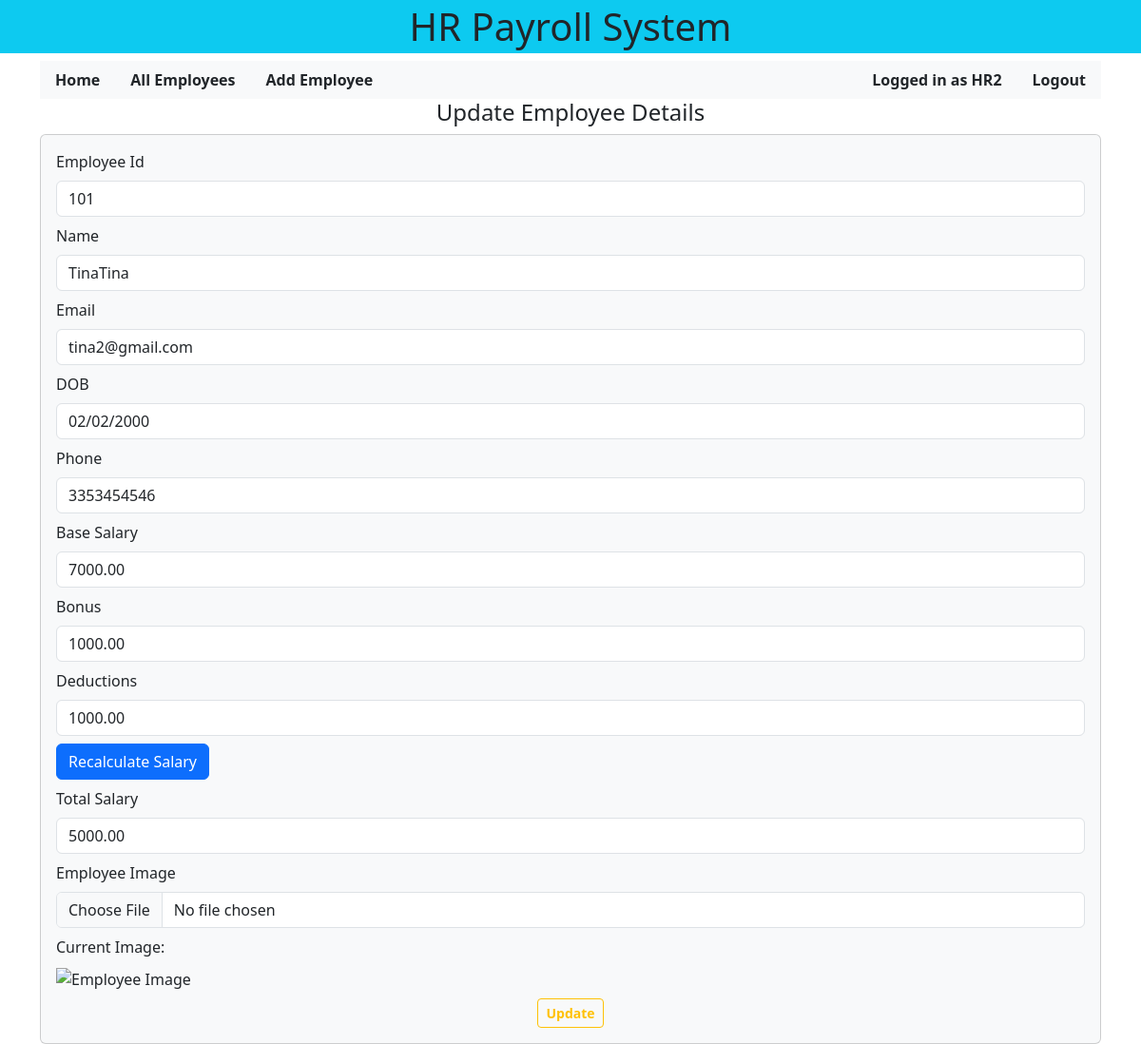
The app's page /updateemployee/1/ (signed in) with its own data.
### payroll/models.py (models this page shows, shortened)
class Employee(models.Model):
    employeeid             = models.CharField(max_length=20, unique=False)
    employeename           = models.CharField(max_length=50)
    email                  = models.CharField(max_length=50, unique=True)
    DOB                    = models.DateField(null=True, blank=True)
    phone                  = models.CharField(max_length=50)
    base_salary            = models.DecimalField(max_digits=10, decimal_places=2, null=True, blank=True)
    bonus                  = models.DecimalField(max_digits=10, decimal_places=2, null=True, blank=True, default=0)
    deductions             = models.DecimalField(max_digits=10, decimal_places=2, null=True, blank=True, default=0)
    salary                 = models.DecimalField(max_digits=10, decimal_places=2, null=True, blank=True)
    image                  = models.URLField(null=True, blank=True)
    added_by               = models.ForeignKey(User, on_delete=models.CASCADE, related_name='employees')
    """
    Returns a string representation of the employee.
    """

### payroll/views.py (the view)
# urls.py: path("updateemployee/<int:empid>/", views.updateemployee, name="updateemployee"),
@login_required
def updateemployee(request, empid):
    e = get_object_or_404(Employee, pk=empid)
    if request.user != e.added_by and not request.user.is_superuser:
        messages.error(request, "You do not have permission to update this employee.")
        return redirect("payroll:allemployees")
    return render(request, "payroll/updateemployee.html", {"singleemp": e})

### payroll/templates/payroll/updateemployee.html (shortened to what this page needs)
{% extends "base.html" %}
{% block content %}
    <h4 class="text-center">Update Employee Details</h4>
    <div class="card p-3 bg-light">
        <form action="/doupdateemployee/{{singleemp.id}}/" method="POST" enctype="multipart/form-data" onsubmit="return validateEmployeeForm()">
            <div class="mb-2">
                <label for="employeeid" class="form-label">Employee Id</label>
                <input type="text" class="form-control" placeholder="Enter the employee id"
                name="employeeid" value="{{singleemp.employeeid}}" readonly>
            </div>
            <div class="mb-2">
                <label for="employeename" class="form-label">Name</label>
                <input type="text" class="form-control" placeholder="Enter the name"
                name="employeename" value="{{singleemp.employeename}}" required oninput="validateField(this)">
            </div>
            <div class="mb-2">
                <label for="employeeemail" class="form-label">Email</label>
                <input type="email" class="form-control" placeholder="Enter the email"
                name="employeeemail" value="{{singleemp.email}}" required oninput="validateEmail(this)">
            </div>
            <div class="mb-2">
                <label for="employeeDOB" class="form-label">DOB</label>
                <input type="date" class="form-control" placeholder="Enter the birthdate"
                name="employeeDOB" value="{{ singleemp.DOB|default:''|date:'Y-m-d' }}" readonly>
            </div>
            <div class="mb-2">
                <label for="employeephone" class="form-label">Phone</label>
                <input type="text" class="form-control" placeholder="Enter the phone number"
                name="employeephone" value="{{singleemp.phone}}" required oninput="validateField(this)">
            </div>
            <div class="mb-2">
                <label for="baseSalary" class="form-label">Base Salary</label>
                <input type="number" class="form-control" id="baseSalary" name="baseSalary" placeholder="Enter base salary" value="{{ singleemp.base_salary }}" oninput="validateField(this)">
            </div>
            <div class="mb-2">
                <label for="bonus" class="form-label">Bonus</label>
                <input type="number" class="form-control" id="bonus" name="bonus" placeholder="Enter bonus" value="{{ singleemp.bonus }}">
            </div>
            <div class="mb-2">
                <label for="deductions" class="form-label">Deductions</label>
                <input type="number" class="form-control" id="deductions" name="deductions" placeholder="Enter deductions" value="{{ singleemp.deductions }}">
            </div>
            <div class="mb-2">
                <button type="button" class="btn btn-primary" id="recalculateSalaryBtn">Recalculate Salary</button>
            </div>
            <div class="mb-2">
                <label for="employeesalary" class="form-label">Total Salary</label>
                <input type="number" class="form-control" id="employeesalary" name="employeesalary" value="{{ singleemp.salary }}" readonly>
            </div>
            <div class="mb-2">
                <label for="employeeimage" class="form-label">Employee Image</label>
                <input type="file" class="form-control" name="image">
            </div>
            {% if singleemp.image %}
            <div class="mb-2">
                <label class="form-label">Current Image:</label><br>
                <img src="{{ singleemp.image.url }}" alt="Employee Image" width="150">
            </div>
            {% endif %}
            <div class="container text-center mt-2">
                <button type="submit" class="btn btn-sm btn-outline-warning fw-bold">Update</button>
            </div>
        </form>
    </div>
{% endblock content %}

### templates/navbar.html (shortened to what this page needs)
<div class="header d-flex justify-content-between bg-light">
    <nav class="nav">
      {% if user.is_authenticated %}
        <a class="nav-link text-dark fw-bold" href="{% url 'payroll:allemployees' %}">Home</a>
        <a class="nav-link text-dark fw-bold" href="{% url 'payroll:allemployees' %}">All Employees</a>
        <a class="nav-link text-dark fw-bold" href="{% url 'payroll:addemployee' %}">Add Employee</a>
      {% endif %}
    </nav>
    <ul class="nav justify-content-end align-items-center">
      {% if user.is_authenticated %}
      <li class="nav-item">
        <span class="nav-link text-dark fw-bold">Logged in as {{ user.username }}</span>
      </li>
      <li class="nav-item">
        <a class="nav-link text-dark fw-bold" href="{% url 'payroll:logout' %}">Logout</a>
      </li>
      {% endif %}
    </ul>
</div>

### records on screen
Employee: employeeid "101", employeename "TinaTina", employeeemail "tina2@gmail.com", employeeDOB "02/02/2000", employeephone "3353454546", baseSalary "7000.00", bonus "1000.00", deductions "1000.00", employeesalary "5000.00"

### other values on screen
{{ user.username }} "HR2"
